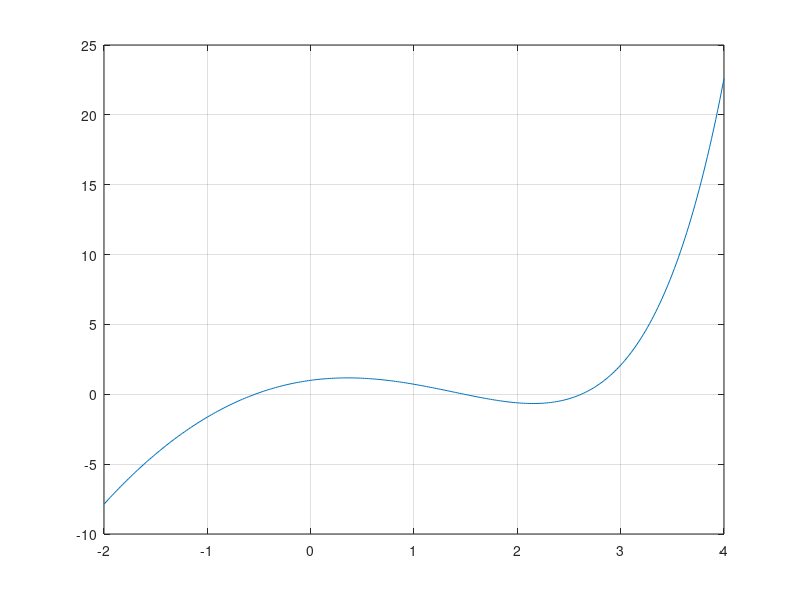

Write MATLAB code to recreate this figure.
clear all
close all
clc

f=@(x) exp(x)-2*x.^2;

a=-2;
b=4;
e=1e-10;

xmesh=[a:0.02:b];
plot(xmesh,f(xmesh))
grid on

options=optimset('TolFun',1e-8,'maxIter',1000);
xnuum1=fsolve(f,-2,options);
xnuum2=fsolve(f,1,options);
xnuum3=fsolve(f,2.5,options);

% Bisection

ag=-1;
bg=0;
midp=(ag+bg)/2;
err_b=1;
counter_b=0;

while abs(err_b)>e
    if f(ag)*f(midp)<0
       bg=midp;
    else
        ag=midp;
    end
    err_b=f(midp);
    midp=(ag+bg)/2;
    counter_b=counter_b+1;
end
Bisection=[counter_b,midp,err_b]

% Chole

ag=1;
bg=2;
intg=1.2;
err_c=1;
counter_c=0;

while abs(err_c)>10^-10;
    delta=-(bg-ag)*f(intg)./(f(bg)-f(ag));
    z=intg+delta;
    err_c=f(z);
    intg=z;
    counter_c=counter_c+1;
end
Chole=[counter_c,z,err_c]

% Secant

xk=2;
xk1=3;
err_S=1;
counter_s=0;

while abs(err_S)>e
    delta=-(xk-xk1)*f(xk)/(f(xk)-f(xk1));
    z=xk+delta;
    err_S=f(z);
    xk1=xk;
    xk=z;
    counter_s=counter_s+1;
end

Secant=[counter_s,z,err_S]

% Newton

fp=@(x) exp(x)-4*x;
intg=1;
err_n=1;
counter_n=0;

while abs(err_n)>e
    delta=-f(intg)/fp(intg);
    z=intg+delta;
    err_n=f(z);
    intg=z;
    counter_n=counter_n+1;
end

Newton=[counter_n,z,err_n]




















